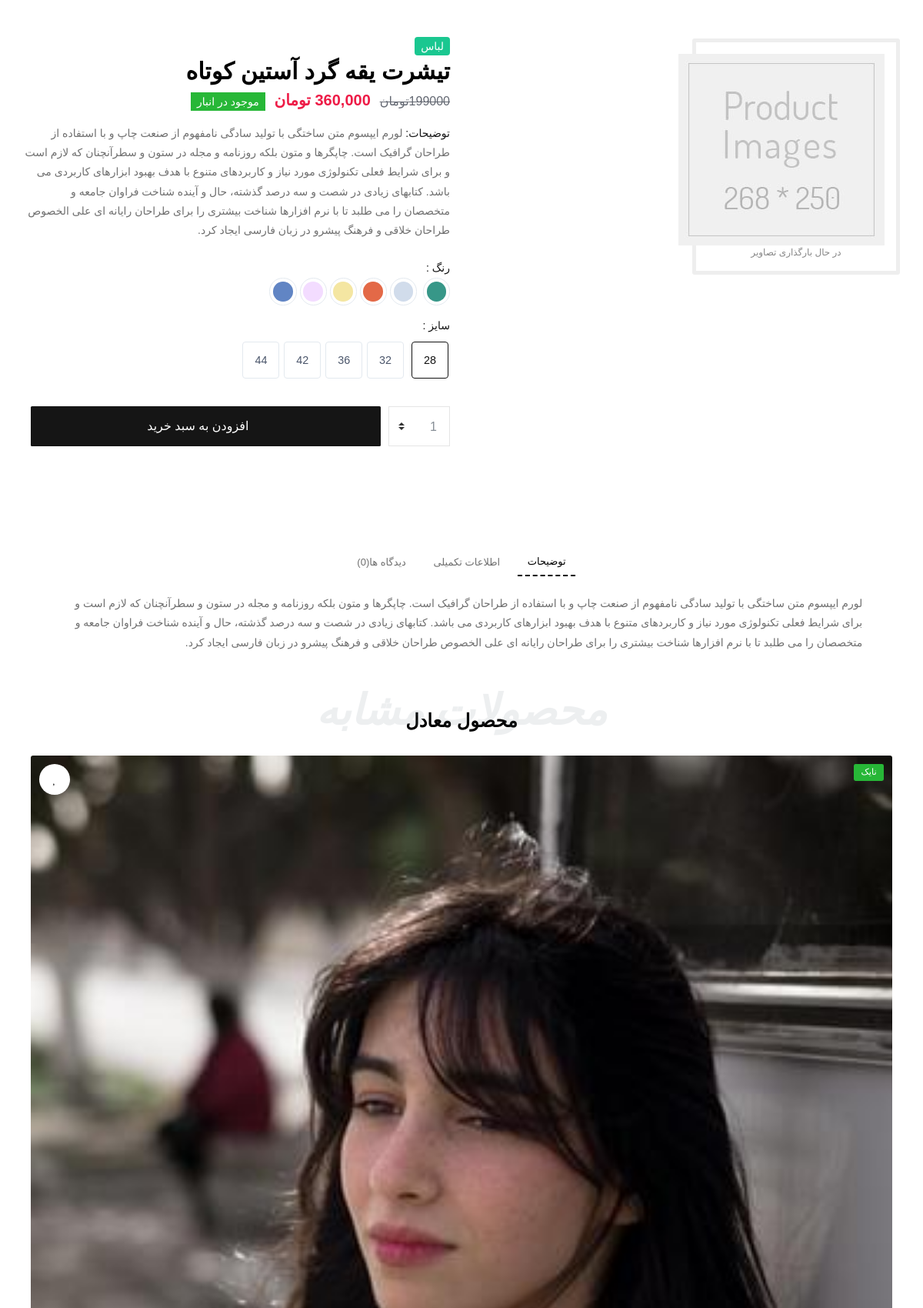
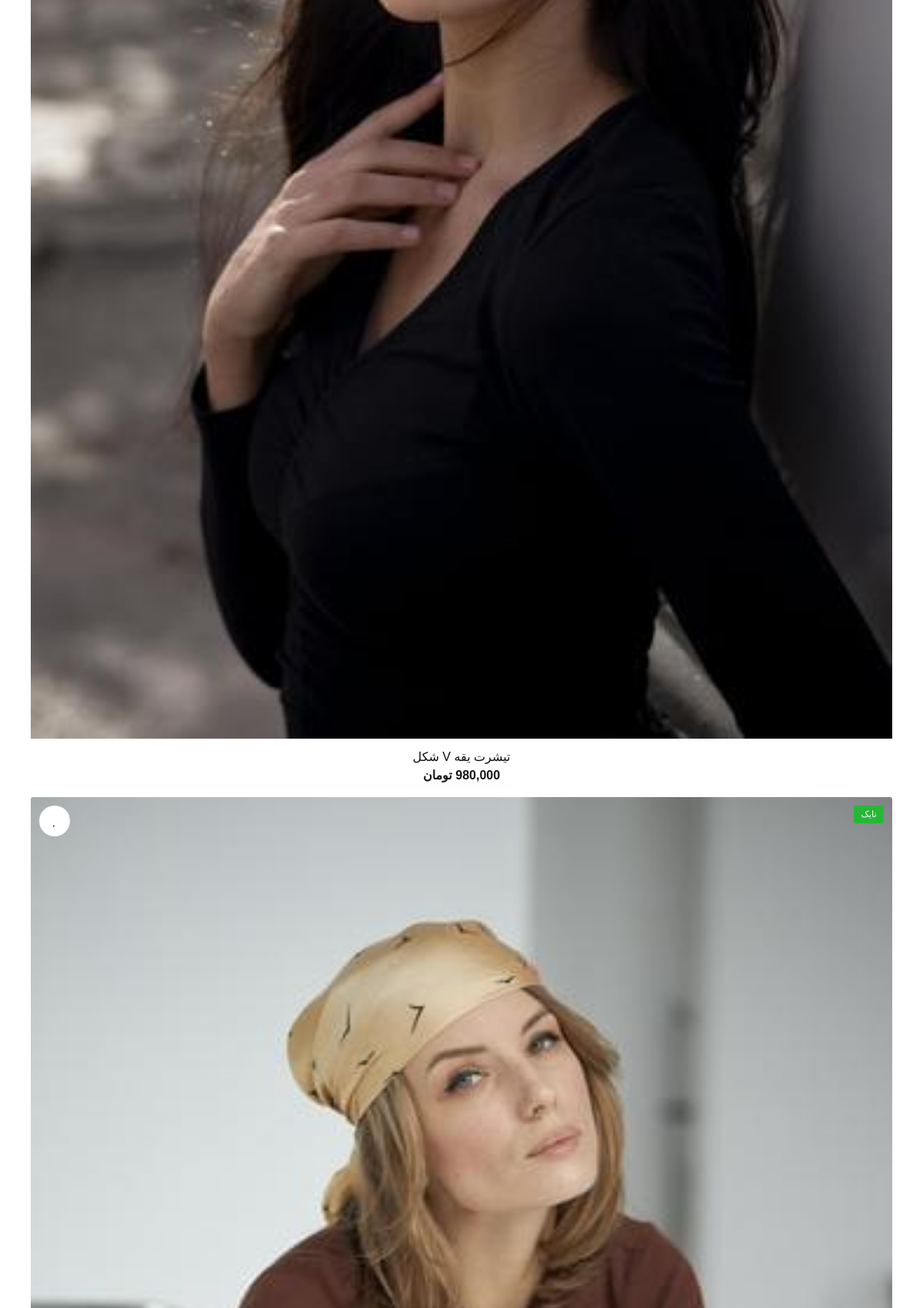
/products/Short-Sleeve-Round-Neck-T-Shirt-7 (upper part), run on the app's committed database (2 pictures, top to bottom).
### product/models.py (models this page shows, shortened)
class Product(models.Model):
    title = models.CharField(max_length=300, verbose_name='نام محصول')
    category = models.ManyToManyField(ProductCategory, related_name='product_categories', verbose_name='دسته بندی ها')
    front_image = models.ImageField(upload_to='images/products', null=True, blank=True, verbose_name='تصویر جلوی محصول')
    back_image = models.ImageField(upload_to='images/products', null=True, blank=True, verbose_name='تصویر پشت محصول')
    brand = models.ForeignKey(ProductBrand, on_delete=models.CASCADE, null=True, blank=True, verbose_name='برند')
    size = models.ForeignKey(ProductSize, on_delete=models.CASCADE, null=True, blank=True, verbose_name='سایز')
    color = models.ForeignKey(ProductColor, on_delete=models.CASCADE, null=True, blank=True, verbose_name='رنگ')
    price = models.IntegerField(verbose_name='قیمت محصول')
    short_description = models.CharField(max_length=360, db_index=True, null=True, verbose_name='توضیحات کوتاه')
    description = models.TextField(db_index=True, verbose_name='توضیحات اصلی')
    slug = models.SlugField(max_length=200, default="", null=False, db_index=True, blank=True, unique=True, verbose_name='عنوان در url')
    is_active = models.BooleanField(default=False, verbose_name='فعال / غیرفعال')
    is_delete = models.BooleanField(verbose_name='حذف شده / نشده')
    class Meta:
        verbose_name = 'محصول'
        verbose_name_plural = 'محصولات'

class ProductBrand(models.Model):
    title = models.CharField(max_length=300, db_index=True, verbose_name='نام برند')
    url_title = models.CharField(max_length=300, db_index=True, verbose_name='نام در url')
    is_active = models.BooleanField(verbose_name='فعال / غیرفعال')
    class Meta:
        verbose_name = 'برند'
        verbose_name_plural = 'برند ها'

### product/views.py (the view)
# urls.py: path('<slug:slug>', views.ProductDetailView.as_view(), name='product_detail_page_view'),
class ProductDetailView(DetailView):
    template_name = 'product/product-detail.html'
    model = Product
    def get_context_data(self, **kwargs):
        context = super(ProductDetailView, self).get_context_data()
        loaded_product = self.object
        galleries = list(ProductGallery.objects.filter(product_id=loaded_product.id).all())
        galleries.insert(0, loaded_product)
        context['product_galleries_group'] = group_list(galleries, 6)
        context['related_products'] = group_list(list(Product.objects.filter(brand_id=loaded_product.brand_id).exclude
                                                      (pk=loaded_product.id).all()[:12]), 4)
        product: Product = kwargs.get('object')
        context['comments'] = (ProductComment.objects.filter(product_id=product.id, parent=None).order_by
                               ('-create_date').prefetch_related('productcomment_set'))
        context['comments_count'] = ProductComment.objects.filter(product_id=product.id).count()
        return context

### product/templates/product/product-detail.html (shortened to what this page needs)
{% extends 'shared/layout.html' %}
{% load static %}
{% load thumbnail %}
{% load poll_extras %}
{% load date_time_tags %}
{% block content %}
    <!DOCTYPE html>
    <html lang="en" dir="rtl">
    <head>
    </head>
    <body>
    <div id="main-wrapper">
        <section class="middle">
            <div class="container">
                <div class="row">
                    <div class="col-xl-6 col-lg-6 col-md-12 col-sm-12">
                        <div class="sp-loading">
                            <img src="{% static 'img/product/default-product.jpg' %}" alt="{{ product.title }}">
                            <br> در حال بارگذاری تصاویر
                        </div>
                    </div>
                    <div class="col-xl-6 col-lg-6 col-md-12 col-sm-12">
                        <div class="prd_details">
                            <div class="prt_01 mb-1"><span class="text-light bg-info rounded px-2 py-1">
                                لباس</span></div>
                            <div class="prt_02 mb-3">
                                <h2 class="ft-bold mb-1">{{ product.title }}</h2>
                                <div class="text-right">
                                    <div class="elis_rty"><span class="ft-medium text-muted line-through fs-md ml-2">
                                        199000تومان</span>
                                        <span class="ft-bold theme-cl fs-lg ml-2">{{ product.price | three_digits_currency }}</span>
                                        <span class="ft-regular text-light bg-success py-1 px-2 fs-sm"> موجود در انبار</span>
                                    </div>
                                </div>
                            </div>
                            <div class="prt_03 mb-4">
                                <p><span class="text-bold text-dark">توضیحات: </span>{{ product.description }}</p>
                            </div>
                            <div class="prt_04 mb-2">
                                <p class="d-flex align-items-center mb-0 text-dark ft-medium">رنگ :</p>
                                <div class="text-right">
                                    <div class="form-check form-option form-check-inline mb-1">
                                        <label class="form-option-label rounded-circle" for="white8"><span
                                                class="form-option-color rounded-circle blc7"></span></label>
                                    </div>
                                    <div class="form-check form-option form-check-inline mb-1">
                                        <label class="form-option-label rounded-circle" for="blue8"><span
                                                class="form-option-color rounded-circle blc2"></span></label>
                                    </div>
                                    <div class="form-check form-option form-check-inline mb-1">
                                        <label class="form-option-label rounded-circle" for="yellow8"><span
                                                class="form-option-color rounded-circle blc5"></span></label>
                                    </div>
                                    <div class="form-check form-option form-check-inline mb-1">
                                        <label class="form-option-label rounded-circle" for="pink8"><span
                                                class="form-option-color rounded-circle blc3"></span></label>
                                    </div>
                                    <div class="form-check form-option form-check-inline mb-1">
                                        <label class="form-option-label rounded-circle" for="red"><span
                                                class="form-option-color rounded-circle blc4"></span></label>
                                    </div>
                                    <div class="form-check form-option form-check-inline mb-1">
                                        <label class="form-option-label rounded-circle" for="green"><span
                                                class="form-option-color rounded-circle blc6"></span></label>
                                    </div>
                                </div>
                            </div>
                            <div class="prt_04 mb-4">
                                <p class="d-flex align-items-center mb-0 text-dark ft-medium">سایز :</p>
                                <div class="text-right pb-0 pt-2">
                                    <div class="form-check size-option form-option form-check-inline mb-2">
                                        <label class="form-option-label" for="28">28</label>
                                    </div>
                                    <div class="form-check form-option size-option  form-check-inline mb-2">
                                        <label class="form-option-label" for="32">32</label>
                                    </div>
                                    <div class="form-check form-option size-option  form-check-inline mb-2">
                                        <label class="form-option-label" for="36">36</label>
                                    </div>
                                    <div class="form-check form-option size-option  form-check-inline mb-2">
                                        <label class="form-option-label" for="42">42</label>
                                    </div>
                                    <div class="form-check form-option size-option  form-check-inline mb-2">
                                        <label class="form-option-label" for="44">44</label>
                                    </div>
                                </div>
                            </div>
                            <div class="prt_05 mb-4">
                                <div class="form-row mb-7">
                                    <div class="col-12 col-lg-auto">
                                        <select class="mb-2 custom-select">
                                            <option value="1" selected="">1</option>
                                        </select>
                                    </div>
                                    <div class="col-12 col-lg">
                                        <button type="submit" class="btn btn-block custom-height bg-dark mb-2">
                                            <i class="lni lni-shopping-basket ml-2"></i>افزودن به سبد خرید
                                        </button>
                                    </div>
                                    <div class="col-12 col-lg-auto">
                                    </div>
                                </div>
                            </div>
                        </div>
                    </div>
                </div>
            </div>
        </section>
        <section class="middle">
            <div class="container">
                <div class="row align-items-center justify-content-center">
                    <div class="col-xl-11 col-lg-12 col-md-12 col-sm-12">
                        <ul class="nav nav-tabs b-0 d-flex align-items-center justify-content-center simple_tab_links mb-4 p-0"
                            id="myTab" role="tablist">
                            <li class="nav-item" role="presentation">
                                <a class="nav-link active" id="description-tab" href="#description" data-toggle="tab"
                                   role="tab" aria-controls="description" aria-selected="true">توضیحات</a>
                            </li>
                            <li class="nav-item" role="presentation">
                                <a class="nav-link" href="#information" id="information-tab" data-toggle="tab"
                                   role="tab" aria-controls="information" aria-selected="false">اطلاعات تکمیلی</a>
                            </li>
                            <li class="nav-item" role="presentation" id="comments_area">
                                <a class="nav-link" href="#reviews" id="reviews-tab" data-toggle="tab" role="tab"
                                   aria-controls="reviews" aria-selected="false">دیدگاه ها({{ comments_count }})</a>
                            </li>
                        </ul>
                        <div class="tab-content" id="myTabContent">
                            <div class="tab-pane fade show active" id="description" role="tabpanel"
                                 aria-labelledby="description-tab">
                                <div class="description_info">
                                    <p class="p-0 mb-2">{{ product.description }}</p>
                                </div>
                            </div>
                        </div>
                    </div>
                </div>
            </div>
        </section>
        <section class="middle pt-0">
            <div class="container">
                <div class="row justify-content-center">
                    <div class="col-xl-12 col-lg-12 col-md-12 col-sm-12">
                        <div class="sec_title position-relative text-center">
                            <h2 class="off_title">محصولات مشابه</h2>
                            <h3 class="ft-bold pt-3">محصول معادل</h3>
                        </div>
                    </div>
                </div>
                <div class="row">
                    <div class="col-xl-12 col-lg-12 col-md-12 col-sm-12">
                        <div class="slide_items">
                            {% for group in related_products %}
                                {% for product in group %}
                                    <div class="single_itesm">
                                        <div class="product_grid card b-0 mb-0">
                                            <div class="badge bg-success text-white position-absolute ft-regular ab-right  text-upper">
                                                {{ product.brand.title }}
                                            </div>
                                            <button class="snackbar-wishlist btn btn_love position-absolute ab-left">
                                                <i class="far fa-heart"></i>
                                            </button>
                                            <div class="card-body p-0">
                                                <div class="shop_thumb position-relative">
                                                    <a class="card-img-top d-block overflow-hidden"
                                                       href="shop-single-v1.html">
                                                        {% thumbnail product.front_image "295x420" quality=90 crop='center' as im %}
                                                            <img class="card-img-top" src="{{ im.url }}"
                                                                 alt="{{ product.title }}">
                                                        {% endthumbnail %}
                                                    </a>
                                                </div>
                                            </div>
                                            <div class="card-footer b-0 p-3 pb-0 d-flex align-items-start justify-content-center">
                                                <div class="text-left">
                                                    <div class="text-center">
                                                        <h5 class="fw-bolder fs-md mb-0 lh-1 mb-1"><a
                                                                href="shop-single-v1.html">{{ product.title }}</a></h5>
                                                        <div class="elis_rty"><span
                                                                class="ft-bold fs-md text-dark">{{ product.price|three_digits_currency }}</span>
                                                        </div>
                                                    </div>
                                                </div>
                                            </div>
                                        </div>
                                    </div>
                                {% endfor %}
                            {% endfor %}
                        </div>
                    </div>
                </div>
            </div>
        </section>
    </div>
    </body>
    </html>
{% endblock %}

### templates/shared/layout.html (shortened to what this page needs)
{% load layout_items %}
{% load render_partial %}
{% load static %}
<link href="{% static 'css/styles.css' %}" rel="stylesheet">
{% block content %}{% endblock %}

### base/templates/base/site-search-component.html (shortened to what this page needs)
{% load layout_items %}
{% load static %}

### base/templates/base/site-login-component.html (shortened to what this page needs)
{% load layout_items %}
{% load static %}

### templates/shared/footer-references.html (shortened to what this page needs)
{% load static %}

### data on the page
Product: title "تیشرت یقه گرد آستین کوتاه", price|three_digits_currency "360,000 تومان", description "لورم ایپسوم متن ساختگی با تولید سادگی نامفهوم از صنعت چاپ و با استفاده از طراحان گرافیک است. چاپگرها و متون بلکه روزنامه و مجله در ستون و سطرآنچنان که لازم است و برای شرایط فعلی تکنولوژی مورد نیاز و کاربردهای متنوع با هدف بهبود ابزارهای کاربردی می باشد. کتابهای زیادی در شصت و سه درصد گذشته، حال و آینده شناخت فراوان جامعه و متخصصان را می طلبد تا با نرم افزارها شناخت بیشتری را برای طراحان رایانه ای علی الخصوص طراحان خلاقی و فرهنگ پیشرو در زبان فارسی ایجاد کرد."
Product: brand "نایک", shows a picture, title "تیشرت یقه V شکل", price|three_digits_currency "980,000 تومان"
Product: brand "نایک", shows a picture

### other printed values
{{ comments_count }} "0"
